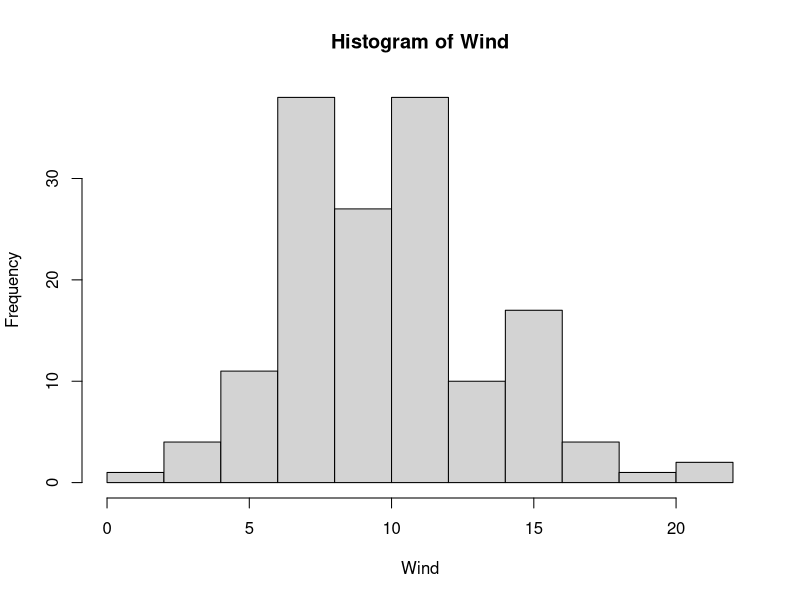

Write the R code that produced this figure. (Note: this script raises an error after producing the figure.)
## ----IntroAirQuality-----------------------------------------------------
str(airquality) 

## ----AttachAirQuality----------------------------------------------------
attach(airquality) 

## ----HistAirQualityWind, echo=TRUE, fig.show="hide"----------------------
hist(Wind) 

## ----HistAirQualityWindSVG, include=FALSE--------------------------------
MakeAccessibleSVG(hist(Wind), "figures/SimpleGraphsHistAirQualityWind")

## ----HistAirQualityWind2, fig.show="hide"--------------------------------
hist(Wind, xlab="Average wind speed (mph)", main="") 

## ----HistAirQualityWind2SVG, include=FALSE-------------------------------
MakeAccessibleSVG(hist(Wind, xlab="Average wind speed (mph)", main="") , "figures/SimpleGraphsHistAirQualityWind2")

## ----Boxplot, echo=FALSE, fig.width=7, fig.height=5, eval=-1-------------
windows(7, 5) 
boxplot(Wind, horizontal=TRUE, xlab="Wind speed (mph)") 

## ----CompBoxplot---------------------------------------------------------
boxplot(Wind~Month, xlab="Month", ylab="Wind speed (mph)") 

## ----DotPlot, echo=FALSE, fig.width=7, fig.height=2.5, eval=-1-----------
windows(7, 2.5) 
dotchart(Wind) 

## ----LinePlot------------------------------------------------------------
plot(Temp, ylim=c(50,100)) 

## ----LinePlot2-----------------------------------------------------------
plot(Temp, ylim=c(50,100), type="l") 

## ----NormPlot------------------------------------------------------------
qqnorm(Wind) 
qqline(Wind) 

## ----ScatterCode1, eval=FALSE--------------------------------------------
plot(Wind, Temp) 

## ----ScatterCode2, eval=FALSE--------------------------------------------
plot(Temp~Wind) 

## ----Scatter-------------------------------------------------------------
plot(Wind, Temp) 

## ----MatrixPlot----------------------------------------------------------
pairs(data.frame(Ozone, Solar.R, Wind, Temp)) 

## ----IntroStateRegion----------------------------------------------------
str(state.region) 
levels(state.region) 

## ----StateRegionBarChart-------------------------------------------------
plot(state.region) 

## ----SummaryState--------------------------------------------------------
summary(state.region) 

## ----StateRegionBarChart2------------------------------------------------
barplot(summary(state.region)) 

## ----ReorderRegions------------------------------------------------------
summary(state.region)[c(4,2,3,1)] 

## ----StateRegionBarChartImp----------------------------------------------
barplot(summary(state.region)[c(4,2,3,1)]) 

## ----StateRegionPieChart, fig.width=7, fig.height=7----------------------
pie(summary(state.region)) 

## ----DetachAirQuality----------------------------------------------------
detach(airquality) 

